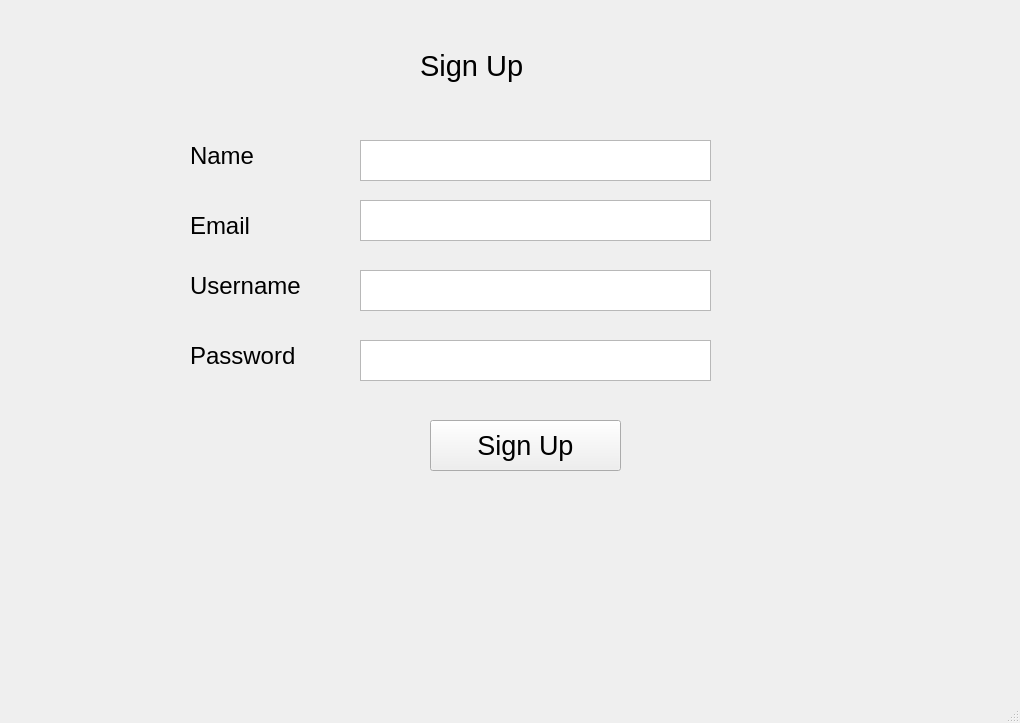
<?xml version="1.0" encoding="UTF-8"?>
<ui version="4.0">
 <class>MainWindow</class>
 <widget class="QMainWindow" name="MainWindow">
  <property name="geometry">
   <rect>
    <x>0</x>
    <y>0</y>
    <width>1020</width>
    <height>723</height>
   </rect>
  </property>
  <property name="windowTitle">
   <string>MainWindow</string>
  </property>
  <widget class="QWidget" name="centralwidget">
   <widget class="QLabel" name="label">
    <property name="geometry">
     <rect>
      <x>420</x>
      <y>40</y>
      <width>131</width>
      <height>51</height>
     </rect>
    </property>
    <property name="font">
     <font>
      <pointsize>22</pointsize>
     </font>
    </property>
    <property name="text">
     <string>Sign Up</string>
    </property>
   </widget>
   <widget class="QLabel" name="label_2">
    <property name="geometry">
     <rect>
      <x>190</x>
      <y>140</y>
      <width>91</width>
      <height>31</height>
     </rect>
    </property>
    <property name="font">
     <font>
      <pointsize>18</pointsize>
     </font>
    </property>
    <property name="text">
     <string>Name</string>
    </property>
   </widget>
   <widget class="QTextEdit" name="textEdit">
    <property name="geometry">
     <rect>
      <x>360</x>
      <y>140</y>
      <width>351</width>
      <height>41</height>
     </rect>
    </property>
    <property name="font">
     <font>
      <pointsize>14</pointsize>
     </font>
    </property>
    <property name="html">
     <string>&lt;!DOCTYPE HTML PUBLIC &quot;-//W3C//DTD HTML 4.0//EN&quot; &quot;http://www.w3.org/TR/REC-html40/strict.dtd&quot;&gt;
&lt;html&gt;&lt;head&gt;&lt;meta name=&quot;qrichtext&quot; content=&quot;1&quot; /&gt;&lt;style type=&quot;text/css&quot;&gt;
p, li { white-space: pre-wrap; }
&lt;/style&gt;&lt;/head&gt;&lt;body style=&quot; font-family:'MS Shell Dlg 2'; font-size:14pt; font-weight:400; font-style:normal;&quot;&gt;
&lt;p style=&quot;-qt-paragraph-type:empty; margin-top:0px; margin-bottom:0px; margin-left:0px; margin-right:0px; -qt-block-indent:0; text-indent:0px; font-family:'MS Shell Dlg 2'; font-size:7.8pt;&quot;&gt;&lt;br /&gt;&lt;/p&gt;&lt;/body&gt;&lt;/html&gt;</string>
    </property>
   </widget>
   <widget class="QLabel" name="label_3">
    <property name="geometry">
     <rect>
      <x>190</x>
      <y>210</y>
      <width>91</width>
      <height>31</height>
     </rect>
    </property>
    <property name="font">
     <font>
      <pointsize>18</pointsize>
     </font>
    </property>
    <property name="text">
     <string>Email</string>
    </property>
   </widget>
   <widget class="QLabel" name="label_4">
    <property name="geometry">
     <rect>
      <x>190</x>
      <y>270</y>
      <width>191</width>
      <height>31</height>
     </rect>
    </property>
    <property name="font">
     <font>
      <pointsize>18</pointsize>
     </font>
    </property>
    <property name="text">
     <string>Username</string>
    </property>
   </widget>
   <widget class="QLabel" name="label_5">
    <property name="geometry">
     <rect>
      <x>190</x>
      <y>340</y>
      <width>191</width>
      <height>31</height>
     </rect>
    </property>
    <property name="font">
     <font>
      <pointsize>18</pointsize>
     </font>
    </property>
    <property name="text">
     <string>Password</string>
    </property>
   </widget>
   <widget class="QTextEdit" name="textEdit_2">
    <property name="geometry">
     <rect>
      <x>360</x>
      <y>200</y>
      <width>351</width>
      <height>41</height>
     </rect>
    </property>
    <property name="font">
     <font>
      <pointsize>14</pointsize>
     </font>
    </property>
    <property name="html">
     <string>&lt;!DOCTYPE HTML PUBLIC &quot;-//W3C//DTD HTML 4.0//EN&quot; &quot;http://www.w3.org/TR/REC-html40/strict.dtd&quot;&gt;
&lt;html&gt;&lt;head&gt;&lt;meta name=&quot;qrichtext&quot; content=&quot;1&quot; /&gt;&lt;style type=&quot;text/css&quot;&gt;
p, li { white-space: pre-wrap; }
&lt;/style&gt;&lt;/head&gt;&lt;body style=&quot; font-family:'MS Shell Dlg 2'; font-size:14pt; font-weight:400; font-style:normal;&quot;&gt;
&lt;p style=&quot;-qt-paragraph-type:empty; margin-top:0px; margin-bottom:0px; margin-left:0px; margin-right:0px; -qt-block-indent:0; text-indent:0px; font-family:'MS Shell Dlg 2'; font-size:7.8pt;&quot;&gt;&lt;br /&gt;&lt;/p&gt;&lt;/body&gt;&lt;/html&gt;</string>
    </property>
   </widget>
   <widget class="QTextEdit" name="textEdit_3">
    <property name="geometry">
     <rect>
      <x>360</x>
      <y>270</y>
      <width>351</width>
      <height>41</height>
     </rect>
    </property>
    <property name="font">
     <font>
      <pointsize>14</pointsize>
     </font>
    </property>
    <property name="html">
     <string>&lt;!DOCTYPE HTML PUBLIC &quot;-//W3C//DTD HTML 4.0//EN&quot; &quot;http://www.w3.org/TR/REC-html40/strict.dtd&quot;&gt;
&lt;html&gt;&lt;head&gt;&lt;meta name=&quot;qrichtext&quot; content=&quot;1&quot; /&gt;&lt;style type=&quot;text/css&quot;&gt;
p, li { white-space: pre-wrap; }
&lt;/style&gt;&lt;/head&gt;&lt;body style=&quot; font-family:'MS Shell Dlg 2'; font-size:14pt; font-weight:400; font-style:normal;&quot;&gt;
&lt;p style=&quot;-qt-paragraph-type:empty; margin-top:0px; margin-bottom:0px; margin-left:0px; margin-right:0px; -qt-block-indent:0; text-indent:0px; font-family:'MS Shell Dlg 2'; font-size:7.8pt;&quot;&gt;&lt;br /&gt;&lt;/p&gt;&lt;/body&gt;&lt;/html&gt;</string>
    </property>
   </widget>
   <widget class="QTextEdit" name="textEdit_4">
    <property name="geometry">
     <rect>
      <x>360</x>
      <y>340</y>
      <width>351</width>
      <height>41</height>
     </rect>
    </property>
    <property name="font">
     <font>
      <pointsize>14</pointsize>
     </font>
    </property>
    <property name="html">
     <string>&lt;!DOCTYPE HTML PUBLIC &quot;-//W3C//DTD HTML 4.0//EN&quot; &quot;http://www.w3.org/TR/REC-html40/strict.dtd&quot;&gt;
&lt;html&gt;&lt;head&gt;&lt;meta name=&quot;qrichtext&quot; content=&quot;1&quot; /&gt;&lt;style type=&quot;text/css&quot;&gt;
p, li { white-space: pre-wrap; }
&lt;/style&gt;&lt;/head&gt;&lt;body style=&quot; font-family:'MS Shell Dlg 2'; font-size:14pt; font-weight:400; font-style:normal;&quot;&gt;
&lt;p style=&quot;-qt-paragraph-type:empty; margin-top:0px; margin-bottom:0px; margin-left:0px; margin-right:0px; -qt-block-indent:0; text-indent:0px; font-family:'MS Shell Dlg 2'; font-size:7.8pt;&quot;&gt;&lt;br /&gt;&lt;/p&gt;&lt;/body&gt;&lt;/html&gt;</string>
    </property>
   </widget>
   <widget class="QPushButton" name="pushButton">
    <property name="geometry">
     <rect>
      <x>430</x>
      <y>420</y>
      <width>191</width>
      <height>51</height>
     </rect>
    </property>
    <property name="font">
     <font>
      <pointsize>20</pointsize>
     </font>
    </property>
    <property name="text">
     <string>Sign Up</string>
    </property>
   </widget>
  </widget>
  <widget class="QMenuBar" name="menubar">
   <property name="geometry">
    <rect>
     <x>0</x>
     <y>0</y>
     <width>1020</width>
     <height>26</height>
    </rect>
   </property>
  </widget>
  <widget class="QStatusBar" name="statusbar"/>
 </widget>
 <resources/>
 <connections/>
</ui>
